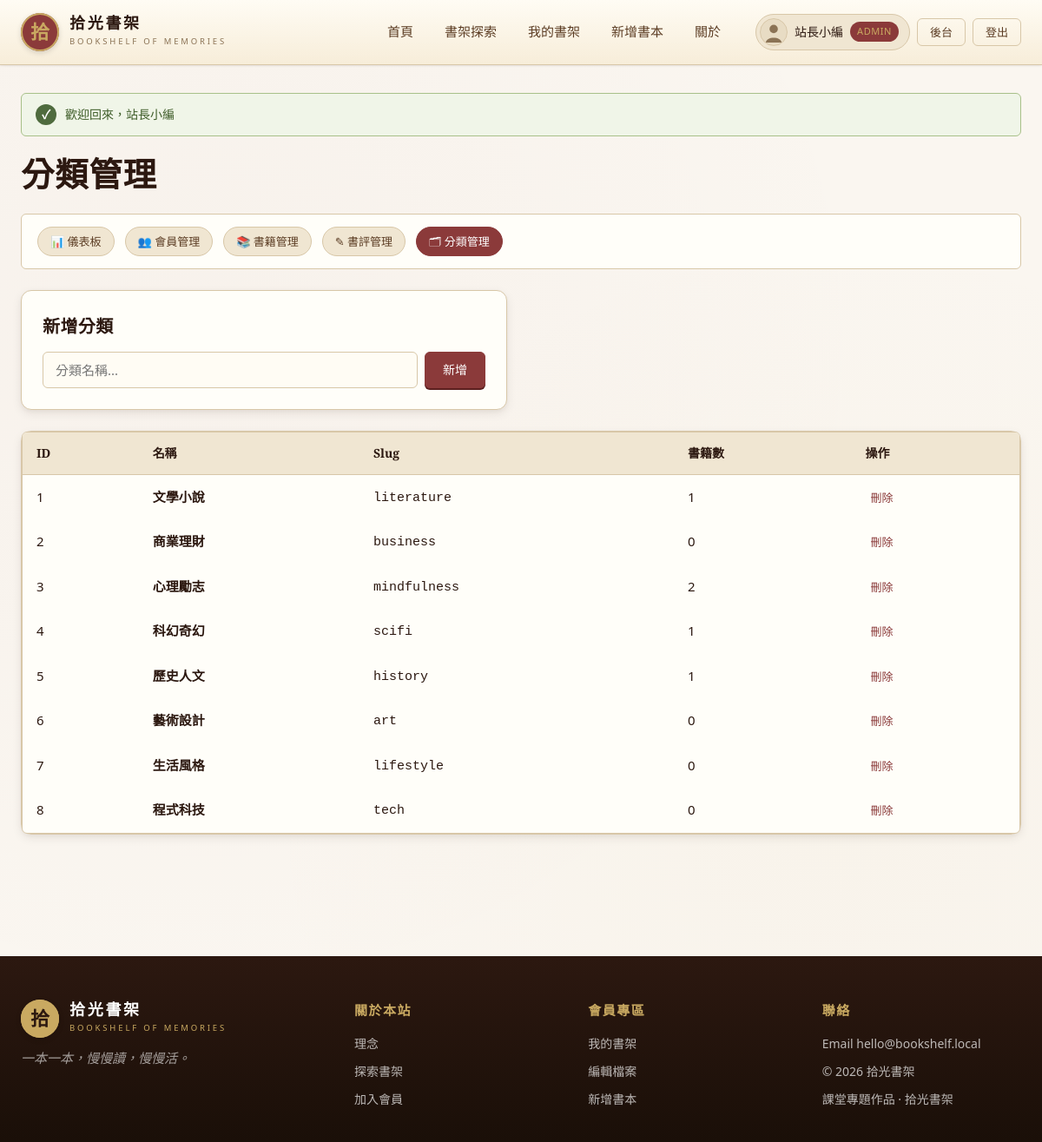
Screenshot of /admin/categories.php (signed in) with the database file from the repository.
### tables this page shows
CREATE TABLE categories (
    id   INT AUTO_INCREMENT PRIMARY KEY,
    name VARCHAR(50) NOT NULL UNIQUE,
    slug VARCHAR(50) NOT NULL UNIQUE
);

### includes/db.php (called while the page is built, shortened)
<?php
function db(): PDO
{
    static $pdo = null;
    if ($pdo === null) {
        $dsn = sprintf('mysql:host=%s;dbname=%s;charset=%s', DB_HOST, DB_NAME, DB_CHARSET);
        try {
            $pdo = new PDO($dsn, DB_USER, DB_PASS, [
                PDO::ATTR_ERRMODE            => PDO::ERRMODE_EXCEPTION,
                PDO::ATTR_DEFAULT_FETCH_MODE => PDO::FETCH_ASSOC,
                PDO::ATTR_EMULATE_PREPARES   => false,
            ]);
        } catch (PDOException $e) {
            http_response_code(500);
            die('<h2>資料庫連線失敗</h2><pre>' . htmlspecialchars($e->getMessage()) . '</pre>');
        }
    }
    return $pdo;
}

### admin/categories.php (the view, shortened to what this page needs)
<?php
require_once __DIR__ . '/../includes/functions.php';
$cats = db()->query("
    SELECT c.*, (SELECT COUNT(*) FROM books b WHERE b.category_id=c.id) AS bcnt
      FROM categories c ORDER BY c.id
")->fetchAll();
require_once __DIR__ . '/../includes/header.php';
?>
<h1>分類管理</h1>
<div class="filter-bar" style="margin-bottom:24px;">
  <a href="index.php"      class="chip">📊 儀表板</a>
  <a href="users.php"      class="chip">👥 會員管理</a>
  <a href="books.php"      class="chip">📚 書籍管理</a>
  <a href="reviews.php"    class="chip">✎ 書評管理</a>
  <a href="categories.php" class="chip active">🗂  分類管理</a>
</div>
<div class="card" style="max-width:560px; margin-bottom:24px;">
  <h3 class="mt-0">新增分類</h3>
  <form method="post" class="flex gap-2">
    <input type="text" name="name" placeholder="分類名稱..." required style="flex:1;">
    <button class="btn btn-primary">新增</button>
  </form>
</div>
<div class="card" style="padding:0;">
<table class="table">
  <thead><tr><th>ID</th><th>名稱</th><th>Slug</th><th>書籍數</th><th>操作</th></tr></thead>
  <tbody>
    <?php foreach ($cats as $c): ?>
      <tr>
        <td><?= (int)$c['id'] ?></td>
        <td><strong><?= e($c['name']) ?></strong></td>
        <td><code><?= e($c['slug']) ?></code></td>
        <td><?= (int)$c['bcnt'] ?></td>
        <td>
          <form method="post" style="display:inline" data-confirm="刪除分類？">
            <button class="btn-link" style="color:var(--accent);">刪除</button>
          </form>
        </td>
      </tr>
    <?php endforeach; ?>
  </tbody>
</table>
</div>
<?php require_once __DIR__ . '/../includes/footer.php'; ?>

### assets/css/style.css (style rules this page uses)
:root { --bg: #FAF6F0; --bg-2: #F0E6D2; --bg-card: #FFFEF9; --ink: #2C1810; --ink-soft: #5C3D24; --muted: #8B7355; --line: #D8C7A8; --accent: #8B3A3A; --accent-d: #5C1F1F; --gold: #C9A961; --gold-d: #A88B4A; --green: #4F6B3E; --blue: #2D4A6B; --shadow-sm: 0 1px 2px rgba(44,24,16,0.06), 0 1px 3px rgba(44,24,16,0.04); --shadow: 0 4px 12px rgba(44,24,16,0.08), 0 2px 4px rgba(44,24,16,0.04); --shadow-lg: 0 16px 40px rgba(44,24,16,0.12), 0 4px 12px rgba(44,24,16,0.06); --radius: 6px; --radius-lg: 12px; --serif: "Noto Serif TC", "Cormorant Garamond", "Source Han Serif TC", "PMingLiU", serif; --sans: "Noto Sans TC", "PingFang TC", "Microsoft JhengHei", system-ui, sans-serif; }
* { box-sizing: border-box; }
html, body { margin: 0; padding: 0; }
body { font-family: var(--sans); background: var(--bg); color: var(--ink); line-height: 1.7; font-size: 15px; background-image: radial-gradient(circle at 20% 30%, rgba(139,58,58,0.025) 0, transparent 60%), radial-gradient(circle at 80% 70%, rgba(201,169,97,0.04) 0, transparent 50%); min-height: 100vh; display: flex; flex-direction: column; }
a { color: var(--accent); text-decoration: none; transition: color .2s; }
h1, h2, h3, h4 { font-family: var(--serif); color: var(--ink); font-weight: 700; letter-spacing: 0.02em; margin: 0 0 0.6em; }
h1 { font-size: 2.4rem; line-height: 1.2; }
h3 { font-size: 1.25rem; }
.btn { display: inline-flex; align-items: center; justify-content: center; gap: 6px; padding: 10px 20px; border: 1px solid transparent; border-radius: var(--radius); font-family: var(--sans); font-size: 14px; font-weight: 500; cursor: pointer; text-decoration: none; transition: all .2s; line-height: 1.4; white-space: nowrap; }
.btn-primary { background: var(--accent); color: #fff; border-color: var(--accent); box-shadow: 0 2px 0 var(--accent-d); }
.btn-link { background: none; border: 0; color: var(--accent); padding: 4px 6px; font-size: 13px; }
input[type="text"], input[type="email"], input[type="password"], input[type="number"], input[type="search"], input[type="url"], select, textarea { width: 100%; padding: 10px 14px; background: #FFFCF4; border: 1px solid var(--line); border-radius: var(--radius); font-family: var(--sans); font-size: 15px; color: var(--ink); transition: all .2s; }
.card { background: var(--bg-card); border: 1px solid var(--line); border-radius: var(--radius-lg); padding: 24px; box-shadow: var(--shadow); }
.card h2, .card h3 { margin-top: 0; }
.filter-bar { display: flex; gap: 12px; align-items: center; flex-wrap: wrap; background: var(--bg-card); border: 1px solid var(--line); border-radius: var(--radius); padding: 14px 18px; margin-bottom: 24px; }
.filter-bar .chip { display: inline-block; padding: 5px 14px; background: var(--bg-2); border: 1px solid var(--line); border-radius: 100px; color: var(--ink-soft); font-size: 13px; cursor: pointer; transition: all .2s; }
.filter-bar .chip.active { background: var(--accent); color: #fff; border-color: var(--accent); }
.table { width: 100%; background: var(--bg-card); border: 1px solid var(--line); border-radius: var(--radius); border-collapse: separate; border-spacing: 0; overflow: hidden; }
.table th, .table td { padding: 12px 16px; text-align: left; }
.table th { background: var(--bg-2); font-family: var(--serif); font-weight: 700; color: var(--ink); border-bottom: 1px solid var(--line); font-size: 14px; }
.table tbody tr { border-bottom: 1px solid var(--line); }
.table tbody tr:last-child { border-bottom: 0; }
.mt-0 { margin-top: 0 !important; }
.flex { display: flex; }
.gap-2 { gap: 8px; }

### rows the page displays
categories: id "1", name "文學小說", slug "literature", bcnt "1"
categories: id "2", name "商業理財", slug "business", bcnt "0"
categories: id "3", name "心理勵志", slug "mindfulness", bcnt "2"
categories: id "4", name "科幻奇幻", slug "scifi", bcnt "1"
categories: id "5", name "歷史人文", slug "history", bcnt "1"
categories: id "6", name "藝術設計", slug "art", bcnt "0"
categories: id "7", name "生活風格", slug "lifestyle", bcnt "0"
categories: id "8", name "程式科技", slug "tech", bcnt "0"

### other values shown
$u['display_name'] "站長小編"
$icon "✓"
$f['msg'] "歡迎回來，站長小編"
SITE_TAG "一本一本，慢慢讀，慢慢活。"
SITE_NAME "拾光書架"
